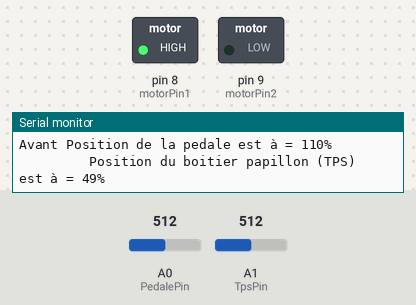
Bench run of a sketch on a simulated Arduino Uno, built with avr-gcc and run on an emulated ATmega328P. Shown: switched loads named in the sketch (green lamp = pin HIGH), the last lines printed to the serial monitor. The test bench sets the inputs (shaded band); at power-on: A0 (PedalePin) = 512, A1 (TpsPin) = 512.

Above: at 1.2 s.
1.3 s: A0 (PedalePin) set to 287
4.3 s: A0 (PedalePin) set to 257
At 4.8 s:
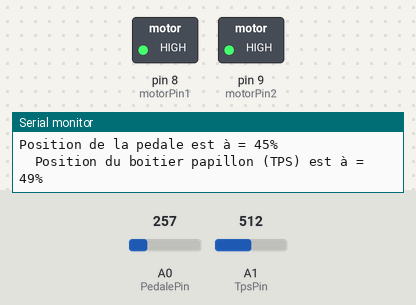
5.8 s: A1 (TpsPin) set to 491
7.3 s: A1 (TpsPin) set to 460
At 8.2 s:
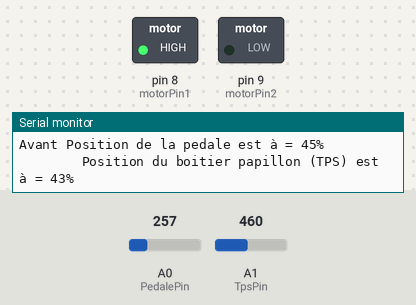
10.3 s: A1 (TpsPin) set to 511
At 11.6 s:
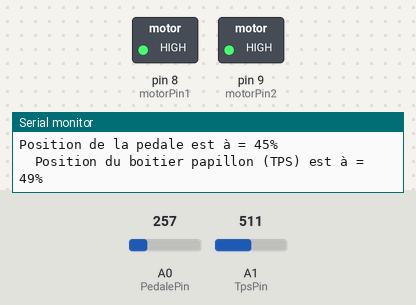
Timing chart, 0 to 12.8 s (numbered marks = the images above; inputs shaded):
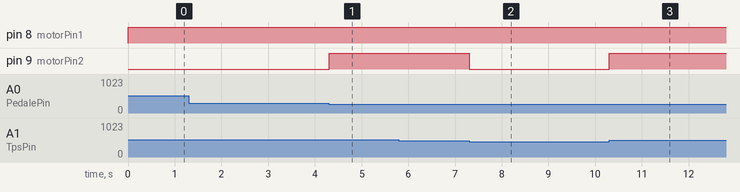

The sketch:

05_Thottle_ThrottleBody_Test_Activat.ino
```cpp
// (licence header left out)
//////////////////////////////
// Déclaration des variable //
//////////////////////////////

  //Pedale//
const int PedalePin = A0;             // Pin analogique d'enté (input) du potentiometre
      int PedaleNumerique = 0;        // lire la vleur du potentiometre en numerique de 0 à 1023
      int PedaleValeur = 0;           // valeur entre 0 et 100% simplement la conversion du 0 à 1023 en 0 à 100%

  //Papillon motorisé//
const int TpsPin = A1;                // Pin analogique d'enté (input) du potentiometre tps
      int TpsNumerique = 0;           // lire la vleur du potentiometre en numerique de 0 à 1023
      int TpsValeur = 0;              // valeur entre 0 et 100% convertie depuis la valeur 0 à 1023

  //Pont en H L298N// (Le module L298N est un module de puissance pour allimenter le moteur DC car l'arduino ne fournis pas de puissance mes des commandes)
      int motorPin1 = 8; //Ports de commande du moteur B sens horaire
      int motorPin2 = 9; //Ports de commande du moteur B sens trigonometrique
      //int enablePin = 5; //Ports de commande de la vitesse du moteur

  //Généralité des boucles du code//
      int tempsDelay = 2;             //Pour la stabilité ou la lecture

///////////////////////////////
//Inicialisation du l'arduino//
///////////////////////////////

void setup() {

  TCCR1B = TCCR1B & 0b11111000 | 0x01;    //Set PWM frequency to 31.37255 kHz Augmentation de la vitesse de l'arduino pour evité le phenomène de ocillement du papillon

    pinMode(motorPin1, OUTPUT);           // pin de commande de moteur pour le module L298n sens horaire ou frein
    pinMode(motorPin2, OUTPUT);           // pin de commande de moteur pour le module L298n sens trigonometrique ou frein
 // pinMode(enablePin, OUTPUT);           // pin de regulation de la vitesse, si pas besoin mettre le cavalier sur le L298N

    Serial.begin(115200);                 // initialisation du port serie

}

///////////////////////////////////
//Programme en bloucle du projet //
///////////////////////////////////

void loop() {

 //_______________________________________________________________________________________
 //Lecture Pédale

  PedaleNumerique = analogRead(PedalePin);                      // Lecture de la valeur annalogique
  PedaleValeur = map(PedaleNumerique, 76, 472, 0, 100);         // Fonction "map" de mise à l'echelle : le 70 et 474 sont les valeur de ma pédale, il se peut que d'autre pédale et des valeur differente, pour les trouver remplacer les valeur "PedaleValeur = map(Pedale, X, Y, 0, 100);" X et Y par X = 0 et Y = 1023 et controlez votre debut/fin de course de votre pédale, vous trouvereai votre propre X et Y

  Serial.print("Position de la pedale est à = ");               // On renvoi les info sur le port serie pour la consol arduino
  Serial.print(PedaleValeur);                                   // Revoie la valeur de la variable sur le port serie
  Serial.print("%                ");                            // Puis l'unité
 //----------------------------------------------------------------------------------------

 //________________________________________________________________________________________
 //Lecture Boitier Papillon

   TpsNumerique = analogRead(TpsPin);                           // Lecture de la valeur annalogiqu
   TpsValeur = map(TpsNumerique, 100, 937, 0, 100);              // Fonction "map" de mise à l'echelle : le 70 et 474 sont les valeur de ma pédale, il se peut que d'autre pédale et des valeur differente, pour les trouver remplacer les valeur "PedaleValeur = map(Pedale, X, Y, 0, 100);" X et Y par X = 0 et Y = 1023 et controlez votre debut/fin de course de votre pédale, vous trouvereai votre propre X et Y

  Serial.print("Position du boitier papillon (TPS) est à = ");  // On renvoi les info sur le port serie pour la consol arduino
  Serial.print(TpsValeur);                                      // Revoie la valeur de la variable sur le port serie
  Serial.println("%");                                          // Puis l'unité
 //-----------------------------------------------------------------------------------------

 //_________________________________________________________________________________________
 //Formule de commande du papillon motorisé en fonction de la position pédal

      if ( PedaleValeur > TpsValeur)        //si la valeur de la pedale est superieur à la valeur du potantiometre du papillon motorisé
      {                                     //Alor on applique le code de rotation horaire du papillon
        digitalWrite(motorPin1, HIGH);
        digitalWrite(motorPin2, LOW);
        Serial.print("Avant ");
      }

      else                                  //Sinon on Stop le moteur (freinage)
      {                                     //Aplication du code de freinage du moteur
        digitalWrite(motorPin1, HIGH);
        digitalWrite(motorPin2, HIGH);
        Serial.println("Stop");
      }


 //---------------------------------------------------------------------------------------------
 // delay(tempsDelay);                               // On attend un delay en miliseconde pour que notre montage soit stablepour les testes
}
```

Measured:
- the behaviour switches between 274 and 273 on A0 (PedalePin) (found by bisection; images 0 and 1)
- the behaviour switches between 477 and 476 on A1 (TpsPin) (found by bisection; images 1 and 2)
- after the input at 4.3 s, pin 9 (motorPin2): LOW → HIGH at once
- after the input at 7.3 s, pin 9 (motorPin2): HIGH → LOW at once
- after the input at 10.3 s, pin 9 (motorPin2): LOW → HIGH at once
